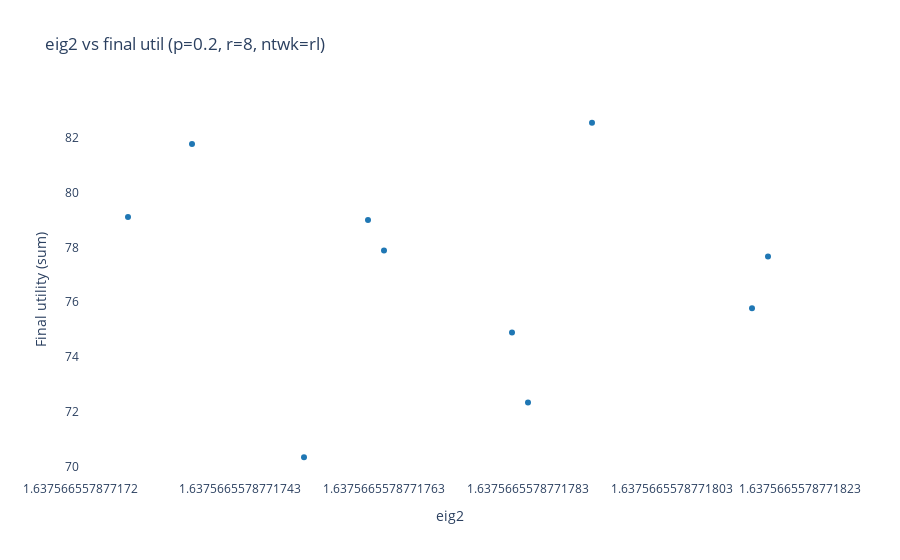
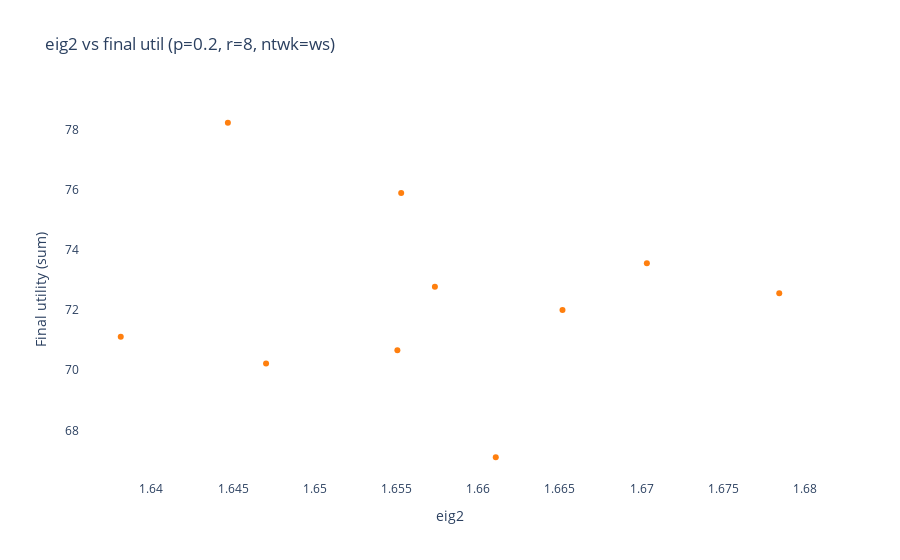
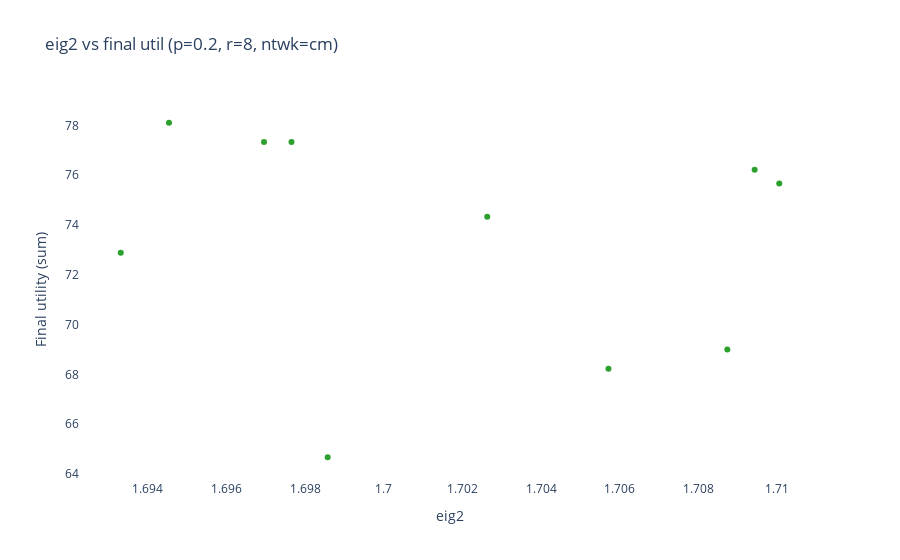
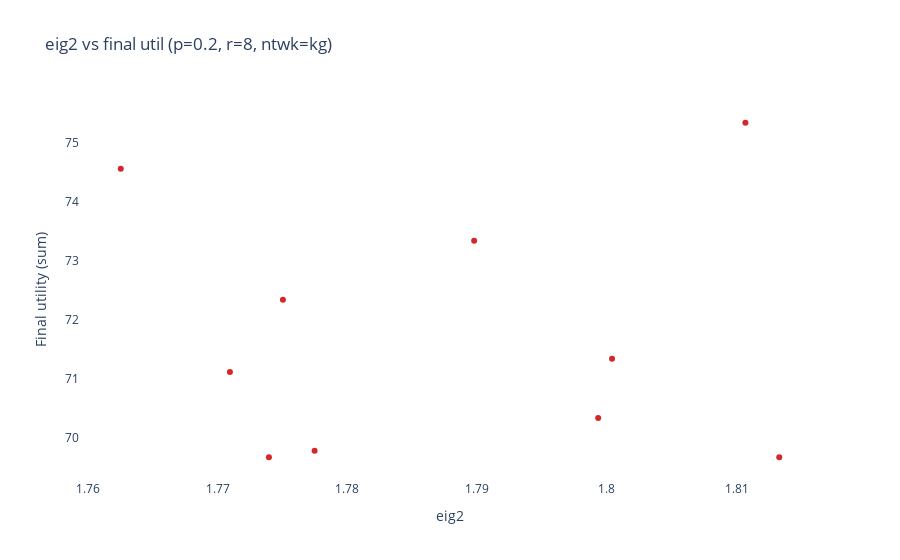

The code cell stored with these charts, in order, in its notebook:
### Code cell
vis = NtwkStatsVis(ns_data)

### Figure 1 — Plotly figure (JSON) as saved in the notebook; plotly's stock layout.template omitted (floating-point values rounded to 4 significant figures)
{"data": [{"hoverinfo": "skip", "marker": {"color": "rgb(31, 119, 180)"}, "mode": "markers", "name": "ntwk=rl", "type": "scatter", "x": [1.638, 1.638, 1.638, 1.638, 1.638, 1.638, 1.638, 1.638, 1.638, 1.638], "y": [81.78, 79.0, 79.11, 72.33, 77.67, 75.78, 74.89, 77.89, 82.56, 70.33]}], "layout": {"plot_bgcolor": "rgba(0,0,0,0)", "title": {"text": "eig2 vs final util (p=0.2, r=8, ntwk=rl)"}, "xaxis": {"title": {"text": "eig2"}}, "yaxis": {"title": {"text": "Final utility (sum)"}}}}

### Figure 2 — Plotly figure (JSON) as saved in the notebook; plotly's stock layout.template omitted (floating-point values rounded to 4 significant figures)
{"data": [{"hoverinfo": "skip", "marker": {"color": "rgb(255, 127, 14)"}, "mode": "markers", "name": "ntwk=ws", "type": "scatter", "x": [1.638, 1.655, 1.678, 1.647, 1.661, 1.665, 1.67, 1.657, 1.645, 1.655], "y": [71.11, 75.89, 72.56, 70.22, 67.11, 72.0, 73.56, 72.78, 78.22, 70.67]}], "layout": {"plot_bgcolor": "rgba(0,0,0,0)", "title": {"text": "eig2 vs final util (p=0.2, r=8, ntwk=ws)"}, "xaxis": {"title": {"text": "eig2"}}, "yaxis": {"title": {"text": "Final utility (sum)"}}}}

### Figure 3 — Plotly figure (JSON) as saved in the notebook; plotly's stock layout.template omitted (floating-point values rounded to 4 significant figures)
{"data": [{"hoverinfo": "skip", "marker": {"color": "rgb(44, 160, 44)"}, "mode": "markers", "name": "ntwk=cm", "type": "scatter", "x": [1.703, 1.698, 1.71, 1.699, 1.706, 1.693, 1.695, 1.709, 1.697, 1.709], "y": [74.33, 77.33, 75.67, 64.67, 68.22, 72.89, 78.11, 76.22, 77.33, 69.0]}], "layout": {"plot_bgcolor": "rgba(0,0,0,0)", "title": {"text": "eig2 vs final util (p=0.2, r=8, ntwk=cm)"}, "xaxis": {"title": {"text": "eig2"}}, "yaxis": {"title": {"text": "Final utility (sum)"}}}}

### Figure 4 — Plotly figure (JSON) as saved in the notebook; plotly's stock layout.template omitted (floating-point values rounded to 4 significant figures)
{"data": [{"hoverinfo": "skip", "marker": {"color": "rgb(214, 39, 40)"}, "mode": "markers", "name": "ntwk=kg", "type": "scatter", "x": [1.799, 1.763, 1.8, 1.777, 1.771, 1.774, 1.79, 1.813, 1.811, 1.775], "y": [70.33, 74.56, 71.33, 69.78, 71.11, 69.67, 73.33, 69.67, 75.33, 72.33]}], "layout": {"plot_bgcolor": "rgba(0,0,0,0)", "title": {"text": "eig2 vs final util (p=0.2, r=8, ntwk=kg)"}, "xaxis": {"title": {"text": "eig2"}}, "yaxis": {"title": {"text": "Final utility (sum)"}}}}
